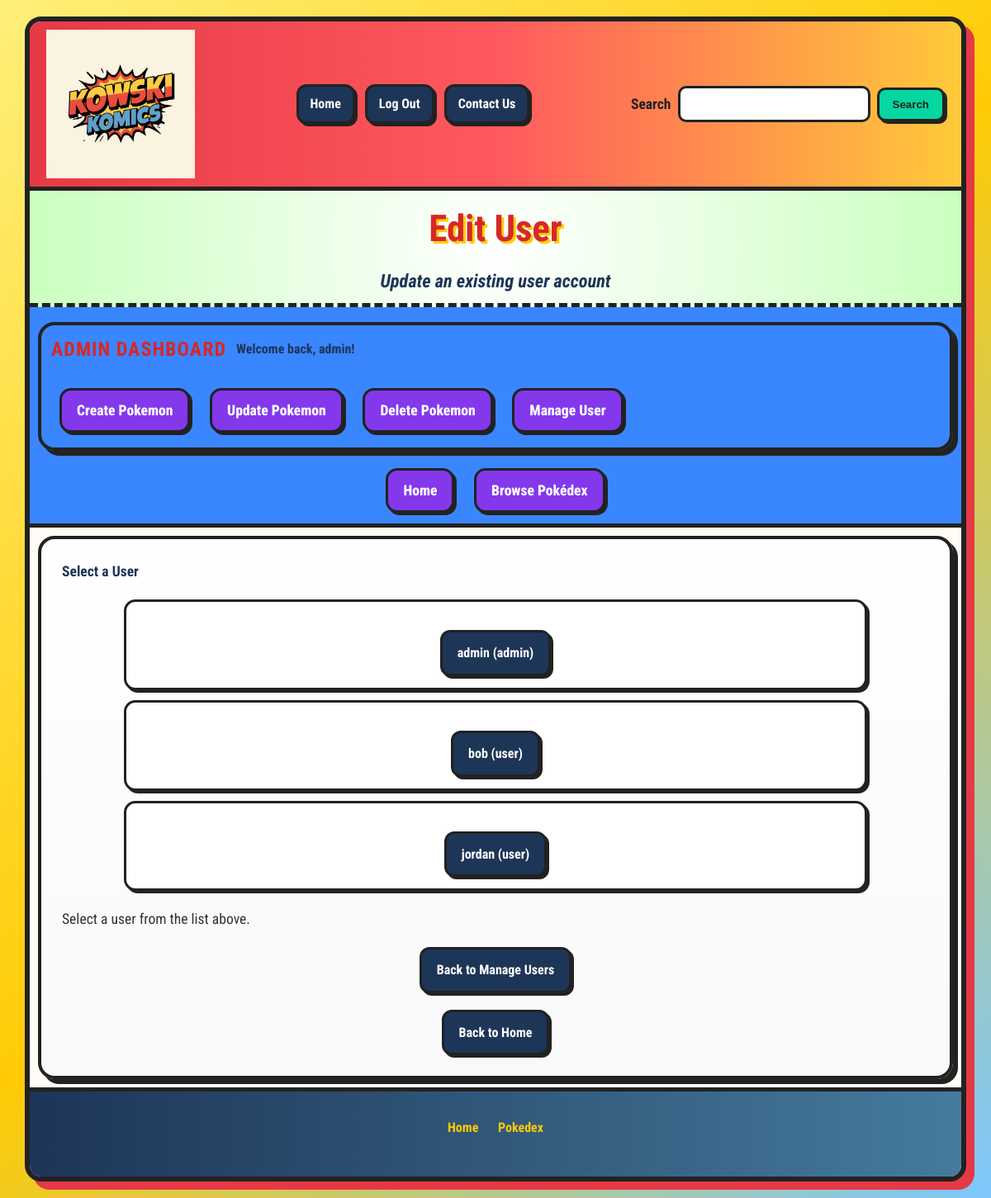
/edit_user.php (signed in), run on the app's committed database.
### tables this page shows
CREATE TABLE `users` (
  `id` int(10) UNSIGNED NOT NULL,
  `username` varchar(20) NOT NULL,
  `password` varchar(255) NOT NULL,
  `email` varchar(45) DEFAULT NULL,
  `role` enum('user','admin') NOT NULL DEFAULT 'user',
  `created_at` timestamp NOT NULL DEFAULT current_timestamp()
);

### edit_user.php (the view, shortened to what this page needs)
<?php
require('db_connect.php');
if ($_POST
    && isset($_POST['id'])
    && !empty($_POST['username'])
    && !empty($_POST['role'])):
    $id = filter_input(INPUT_POST, 'id', FILTER_SANITIZE_NUMBER_INT);
    $username = filter_input(INPUT_POST, 'username', FILTER_SANITIZE_FULL_SPECIAL_CHARS);
    $role = filter_input(INPUT_POST, 'role', FILTER_SANITIZE_FULL_SPECIAL_CHARS);
    $password = $_POST['password'];
    if (!empty($password)):
        $hashed_password = password_hash($password, PASSWORD_DEFAULT);
        $query = "UPDATE users
                  SET username = :username,
                      password = :password,
                      role = :role
                  WHERE id = :id";
        $statement = $db->prepare($query);
        $statement->bindValue(':username', $username);
        $statement->bindValue(':password', $hashed_password);
        $statement->bindValue(':role', $role);
        $statement->bindValue(':id', $id, PDO::PARAM_INT);
        $statement->execute();
    else:
        $query = "UPDATE users
                  SET username = :username,
                      role = :role
                  WHERE id = :id";
        $statement = $db->prepare($query);
        $statement->bindValue(':username', $username);
        $statement->bindValue(':role', $role);
        $statement->bindValue(':id', $id, PDO::PARAM_INT);
        $statement->execute();
    endif;
    header("Location: edit_user.php?id={$id}");
    exit;
else:
    $id = false;
endif;
$list_query = "SELECT id, username, role FROM users ORDER BY username ASC";
$list_statement = $db->prepare($list_query);
$list_statement->execute();
?>
<!DOCTYPE html>
<html lang="en">
<head>
    <link rel="stylesheet" href="styles.css">
</head>
    <body class="page-home">
        <main>
            <header>
                <img class="Kowskilogo" src="images/kowskilogo.jpg" alt="Kowski Komics Logo">
                <nav aria-label="User Navigation">
                    <ul>
                        <li><a href="index.php">Home</a></li>
                        <?php if (isset($_SESSION['user_id'])): ?>
                            <li><a href="logout.php">Log Out</a></li>
                            <?php else: ?>
                                <li><a href="login.php">Log In</a></li>
                                <li><a href="register_user.php">Register</a></li>
                                <li><a href="forgot_password.php">Forgot Password</a></li>
                        <?php endif; ?>
                        <li><a href="contact.php">Contact Us</a></li>
                    </ul>
                </nav>
                <div class="search-group">
                    <label for="search">Search</label>
                    <input id="search" type="text">
                    <button type="submit">Search</button>
                </div>
            </header>
            <div id="mainheading">
                <h1>Edit User</h1>
                <h2><i>Update an existing user account</i></h2>
            </div>
            <div id="navrow">
            <?php if (isset($_SESSION['user_id']) && $_SESSION['role'] === 'admin'): ?>
            <div class="admin-dashboard-row">
                <article id="admin-dashboard" class="admin-card">
                    <h3>Admin Dashboard</h3>
                    <p>Welcome back, <?= $_SESSION['username']; ?>!</p>
                    <nav aria-label="Admin-Navigation">
                        <ul class="admin-links">
                            <li><a href="create_pokemon.php">Create Pokemon</a></li>
                            <li><a href="edit_pokemon.php">Update Pokemon</a></li>
                            <li><a href="delete_pokemon.php">Delete Pokemon</a></li>
                            <li><a href="manage_users.php">Manage User</a></li>
                        </ul>
                    </nav>
                </article>
            </div>
            <?php endif; ?>
                <nav aria-label="Main Navigation">
                    <ul>
                        <li><a href="index.php">Home</a></li>
                        <li><a href="pokedex.php">Browse Pokédex</a></li>
                    </ul>
                </nav>
            </div>
            <section>
                <article id="content">
                    <p class="p1"><strong>Select a User</strong></p>
                    <ul class="user-list">
                        <?php while ($user_row = $list_statement->fetch()): ?>
                            <li>
                                <p class="content-link-wrap">
                                    <a class="content-link" href="edit_user.php?id=<?= $user_row['id'] ?>">
                                        <?= htmlspecialchars($user_row['username']) ?> (<?= htmlspecialchars($user_row['role']) ?>)
                                    </a>
                                </p>
                            </li>
                        <?php endwhile; ?>
                    </ul>
                    <?php if ($id && $user): ?>
                        <p class="p1"><strong>Editing: <?= htmlspecialchars($user['username']) ?></strong></p>
                        <form method="post" action="edit_user.php">
                            <input type="hidden" name="id" value="<?= $user['id'] ?>">
                            <label for="username">Username</label>
                            <input id="username" name="username" type="text" value="<?= htmlspecialchars($user['username']) ?>" required>
                            <label for="password">New Password (leave blank to keep current password)</label>
                            <input id="password" name="password" type="password">
                            <label for="role">Role</label>
                            <select id="role" name="role" required>
                                <option value="user" <?= $user['role'] === 'user' ? 'selected' : '' ?>>User</option>
                                <option value="admin" <?= $user['role'] === 'admin' ? 'selected' : '' ?>>Admin</option>
                            </select>
                            <input type="submit" value="Update User">
                        </form>
                    <?php else: ?>
                        <p class="middle-paragraph">Select a user from the list above.</p>
                    <?php endif; ?>
                    <p class="content-link-wrap">
                        <a class="content-link" href="manage_users.php">Back to Manage Users</a>
                    </p>
                    <p class="content-link-wrap">
                        <a class="content-link" href="index.php">Back to Home</a>
                    </p>
                </article>
            </section>
            <footer>
                <nav aria-label="Footer Navigation">
                    <ul>
                        <li><a href="index.php">Home</a></li>
                        <li><a href="pokedex.php">Pokedex</a></li>
                    </ul>
                </nav>
            </footer>
        </main>
    </body>
</html>

### data on the page
users: username "admin", role "admin"
users: username "bob", role "user"
users: username "jordan", role "user"

### other printed values
$_SESSION['username'] "admin"
